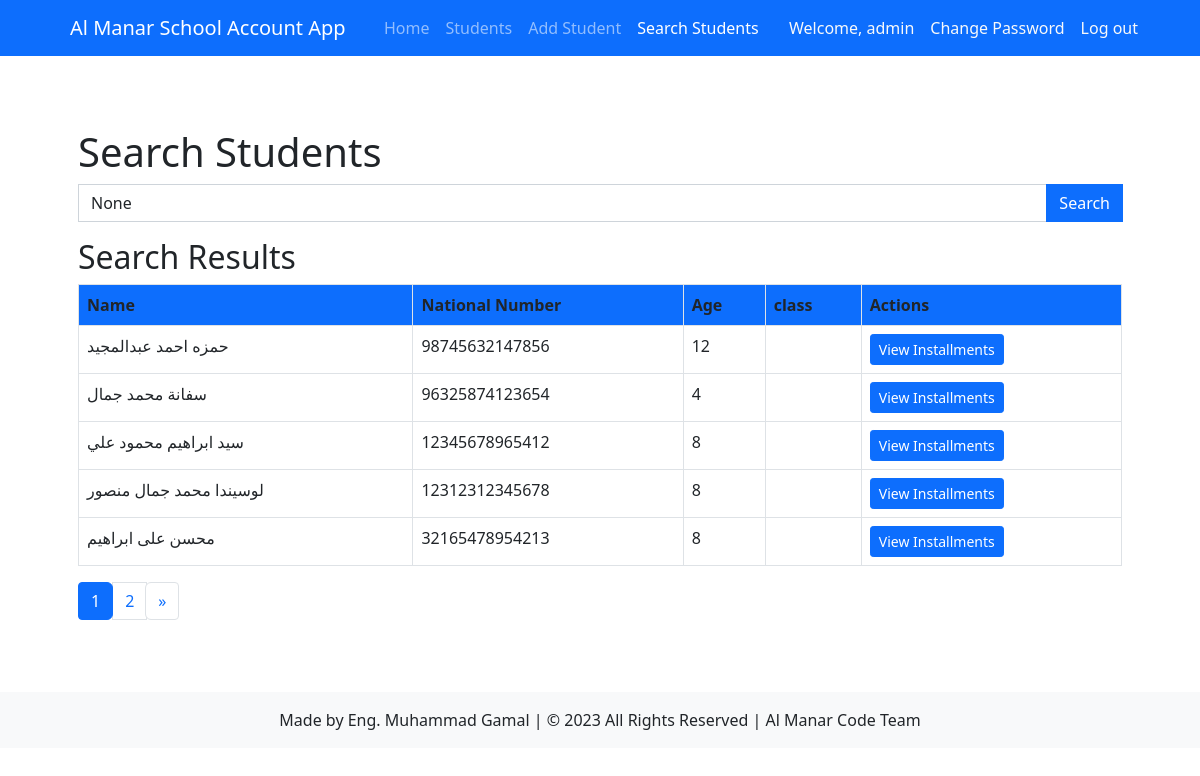
The app's page /students/search/ (signed in), older data.
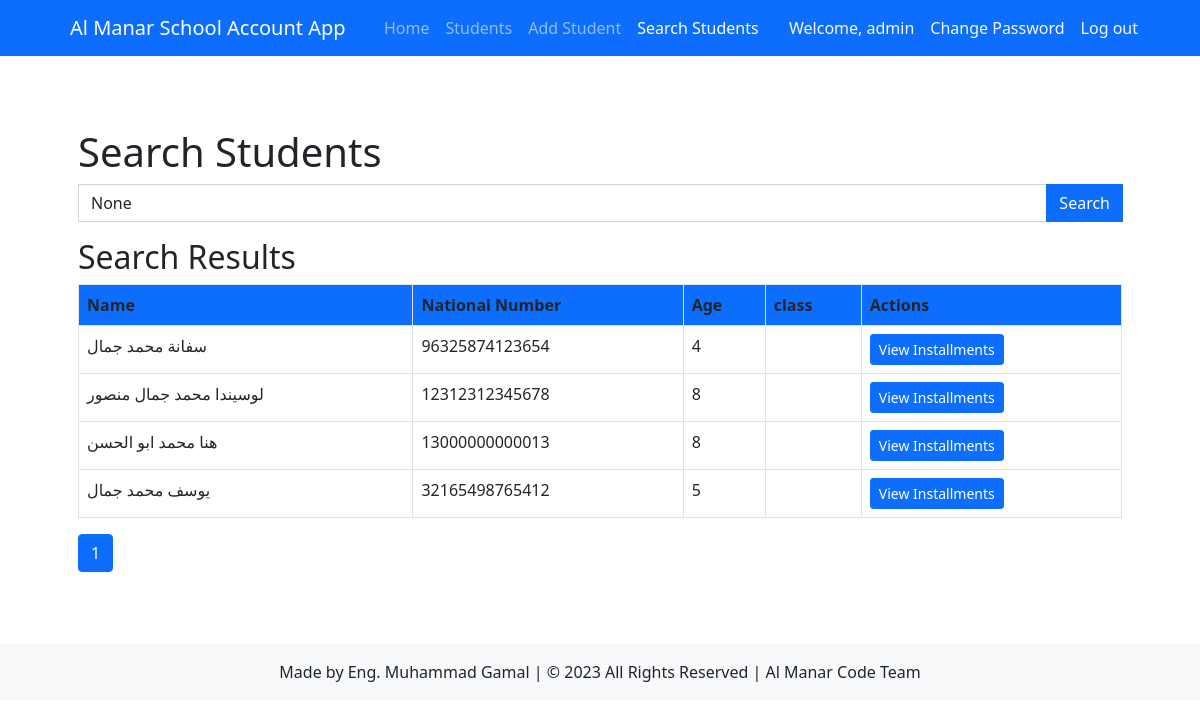
The same page, newer data.
### students/models.py (models this page shows, shortened)
class Student(models.Model):
    GENDER_CHOICES = (
        ('', '---------'),
        ('M', 'Male'),
        ('F', 'Female'),
    )
    name = models.CharField(max_length=50)
    national_number = models.IntegerField(unique=True)
    age = models.IntegerField()
    gender = models.CharField(max_length=1, choices=GENDER_CHOICES)
    date_of_birth = models.DateField()
    academic_year = models.ForeignKey(AcademicYear, on_delete=models.CASCADE, default=timezone.now)
    classroom = models.ManyToManyField(Classroom)
    classroom_name = models.ForeignKey(Classroom, on_delete=models.SET_NULL, null=True, related_name='students_by_name')
    total_payments = models.DecimalField(max_digits=8, decimal_places=2, default=0)
    total_owed = models.DecimalField(max_digits=8, decimal_places=2, default=0)

### students/views.py (the view)
# urls.py: path('search/', views.search_student, name='search_student'),
@never_cache
@login_required
def search_student(request):
    query = request.GET.get('query')
    students = Student.objects.all().order_by('name')
    if query and query.strip():
        students = students.filter(Q(name__icontains=query) | Q(national_number__icontains=query))
    paginator = Paginator(students, 5)  # Display 5 students per page
    page_number = request.GET.get('page')
    page_obj = paginator.get_page(page_number)
    context = {
        'students': page_obj,
        'query': query,
        'page_obj': page_obj,  # Add this line to include the page_obj in the context
    }
    return render(request, 'students/search_student.html', context)

### students/templates/students/search_student.html (shortened to what this page needs)
 {% extends 'students/base.html' %}
{% block content %}
  <div class="container my-5">
    <h1>Search Students</h1>
    <form method="GET" action="{% url 'students:search_student' %}">
      <div class="input-group mb-3">
        <input type="text" class="form-control" name="query" placeholder="Search by name" value="{{ query }}">
        <button type="submit" class="btn btn-primary">Search</button>
      </div>
    </form>
    {% if students %}
      <h2>Search Results</h2>
      <div class="table-responsive">
        <table class="table table-bordered">
          <thead class="bg-primary text-white">
            <tr>
              <th>Name</th>
              <th>National Number</th>
              <th>Age</th>
              <th>class </th>
              <th>Actions</th>
            </tr>
          </thead>
          <tbody>
            {% for student in students %}
              <tr>
                <td>{{ student.name }}</td>
                <td>{{ student.national_number }}</td>
                <td>{{ student.age }}</td>
                <td>{{ student.classroom_stage }}</td>
                <td>
                  <a href="{% url 'students:student_detail' pk=student.pk %}" class="btn btn-primary btn-sm">View Installments</a>
                </td>
              </tr>
            {% endfor %}
          </tbody>
        </table>
      </div>
      <nav aria-label="Pagination">
        <ul class="pagination">
          {% for page in page_obj.paginator.page_range %}
            {% if page == page_obj.number %}
              <li class="page-item active" aria-current="page">
                <a class="page-link" href="#">{{ page }} <span class="sr-only">(current)</span></a>
              </li>
            {% else %}
              <li class="page-item"><a class="page-link" href="?page={{ page }}{% if query %}&query={{ query }}{% endif %}">{{ page }}</a></li>
            {% endif %}
          {% endfor %}
          {% if page_obj.has_next %}
            <li class="page-item">
              <a class="page-link" href="?page={{ page_obj.next_page_number }}{% if query %}&query={{ query }}{% endif %}" aria-label="Next">
                <span aria-hidden="true">&raquo;</span>
              </a>
            </li>
          {% endif %}
        </ul>
      </nav>
    {% else %}
      <p>No students found.</p>
    {% endif %}
  </div>
{% endblock %}

Row changes from the older to the newer data that the page shows:
removed Student: name "حمزه احمد عبدالمجيد", national_number "98745632147856", age "12"
removed Student: name "سيد ابراهيم محمود علي", national_number "12345678965412", age "8"
removed Student: name "محسن على ابراهيم", national_number "32165478954213", age "8"
added Student: name "هنا محمد ابو الحسن", national_number "13000000000013", age "8"
now on this page (row unchanged): Student: name "يوسف محمد جمال", national_number "32165498765412", age "5"
Text that changed along with them:
list line gone: "2"
